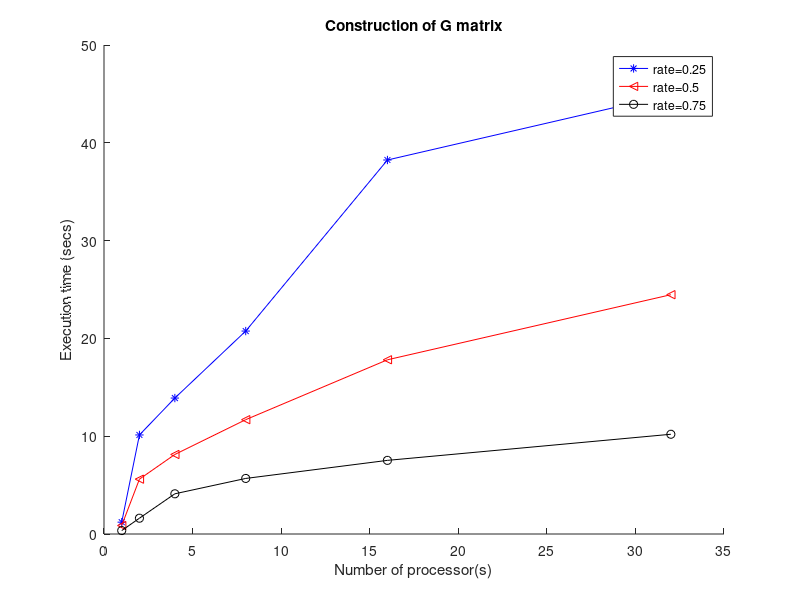
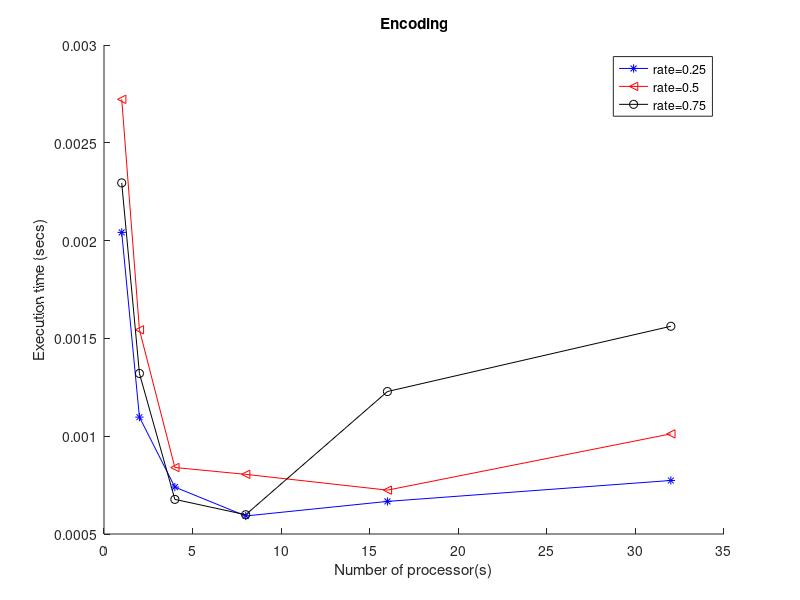
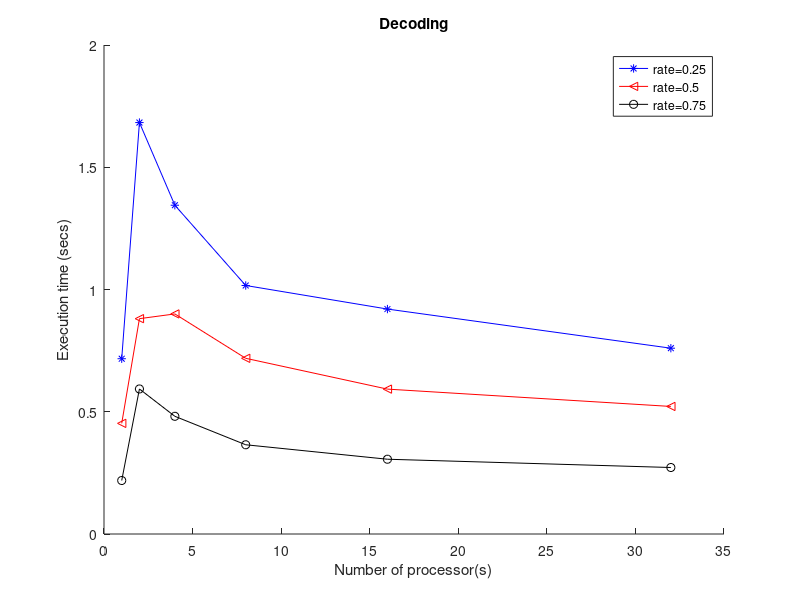
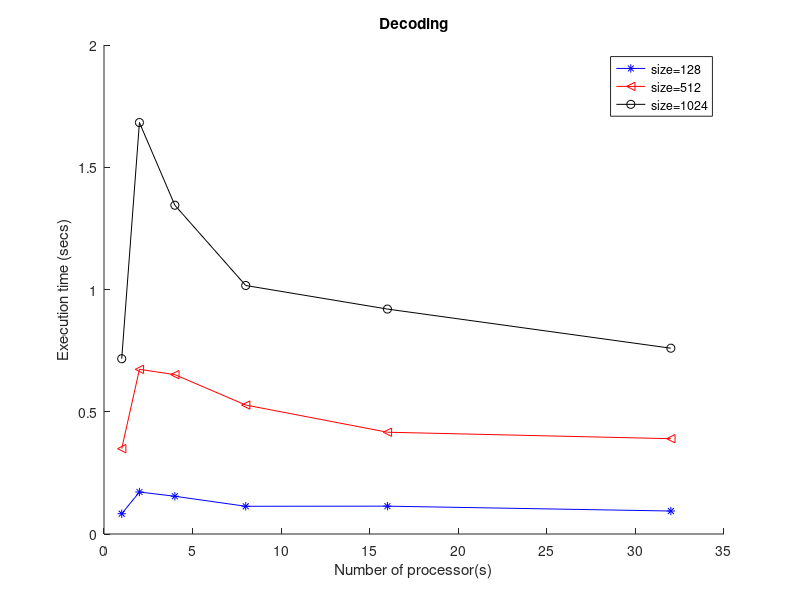

Write MATLAB code to recreate these figures, in order.
clc;
clear all;
close all;

exec_time_rate = [1.21034	0.0020419	0.716877
10.1279	0.00109751	1.682831
13.9003	0.000739846	1.344659
20.7505	0.000592248	1.016417
38.2415	0.00066665	0.920012
44.943	0.000773664	0.759943
		
0.865256	0.00272235	0.452484
5.60817	0.00154382	0.880731
8.13247	0.000839983	0.900108
11.6899	0.000805	0.718595
17.813	0.000724259	0.592604
24.4676	0.00101188	0.521696
		
0.350628	0.00229502	0.218838
1.6148	0.00132082	0.593197
4.11123	0.00067701	0.481391
5.68162	0.000598624	0.364992
7.52898	0.0012284	0.305823
10.1986	0.00156201	0.271963
];

exec_time_size = [0.00334924	4.98E-05	0.082966	0.010779	27.773484
0.0473827	5.81E-05	0.171724	0.006237	13.993944
0.0582511	5.32E-05	0.154365	0.003583	7.398815
0.117379	0.000091	0.113423	0.002373	4.090514
0.128736	0.000607844	0.11387	0.002838	2.462502
0.200442	0.000792	0.094001	0.002349	1.604671
				
0.18923	0.000504496	0.348933	0.163467	115.578904
1.6857	0.000295396	0.673532	0.082957	57.757938
1.80153	0.000184531	0.651806	0.043015	30.707095
3.44396	0.000187695	0.527515	0.02558	16.400642
3.82004	0.000681857	0.416307	0.017743	9.063382
6.11223	0.000926438	0.389791	0.017295	6.678328
				
1.21034	0.0020419	0.716877	0.656252	233.13479
10.1279	0.00109751	1.682831	0.328925	119.174823
13.9003	0.000739846	1.344659	0.18026	64.143504
20.7505	0.000592248	1.016417	0.09623	33.268712
38.2415	0.00066665	0.920012	0.085881	25.402884
44.943	0.000773664	0.759943	0.053106	16.854669
];

rates = [0.25;0.5;0.75];
procs = [1;2;4;8;16;32];
figure; hold on;
plot(procs, exec_time_rate(1:6,1), 'b-*');
plot(procs, exec_time_rate(7:12,1), 'r-<');
plot(procs, exec_time_rate(13:18,1), 'k-o');
legend('rate=0.25','rate=0.5','rate=0.75');
xlabel('Number of processor(s)');
ylabel('Execution time (secs)');
title('Construction of G matrix');

%Encoding
figure; hold on;
plot(procs, exec_time_rate(1:6,2), 'b-*');
plot(procs, exec_time_rate(7:12,2), 'r-<');
plot(procs, exec_time_rate(13:18,2), 'k-o');
legend('rate=0.25','rate=0.5','rate=0.75');
xlabel('Number of processor(s)');
ylabel('Execution time (secs)');
title('Encoding');

%Decoding
figure; hold on;
plot(procs, exec_time_rate(1:6,3), 'b-*');
plot(procs, exec_time_rate(7:12,3), 'r-<');
plot(procs, exec_time_rate(13:18,3), 'k-o');
legend('rate=0.25','rate=0.5','rate=0.75');
xlabel('Number of processor(s)');
ylabel('Execution time (secs)');
title('Decoding');

%plots for matrix size
figure; hold on;
plot(procs, exec_time_size(1:6,3), 'b-*');
plot(procs, exec_time_size(7:12,3), 'r-<');
plot(procs, exec_time_size(13:18,3), 'k-o');
legend('size=128','size=512','size=1024');
xlabel('Number of processor(s)');
ylabel('Execution time (secs)');
title('Decoding');

%construction
figure; hold on;
plot(procs, exec_time_size(1:6,1), 'b-*');
plot(procs, exec_time_size(7:12,1), 'r-<');
plot(procs, exec_time_size(13:18,1), 'k-o');
legend('size=128','size=512','size=1024');
xlabel('Number of processor(s)');
ylabel('Execution time (secs)');
title('Construction of G mat');

%encoding
figure; hold on;
plot(procs, exec_time_size(1:6,2), 'b-*');
plot(procs, exec_time_size(7:12,2), 'r-<');
plot(procs, exec_time_size(13:18,2), 'k-o');
legend('size=128','size=512','size=1024');
xlabel('Number of processor(s)');
ylabel('Execution time (secs)');
title('Encoding');


figure; hold on;
plot(procs, exec_time_size(1:6,4), 'b-*');
plot(procs, exec_time_size(7:12,4), 'r-<');
plot(procs, exec_time_size(13:18,4), 'k-o');
legend('size=128','size=512','size=1024');
xlabel('Number of processor(s)');
ylabel('Execution time (secs)');
title('Encoding (block)');

figure; hold on;
plot(procs, exec_time_size(1:6,5), 'b-*');
plot(procs, exec_time_size(7:12,5), 'r-<');
plot(procs, exec_time_size(13:18,5), 'k-o');
legend('size=128','size=512','size=1024');
xlabel('Number of processor(s)');
ylabel('Execution time (secs)');
title('Decoding (block)');